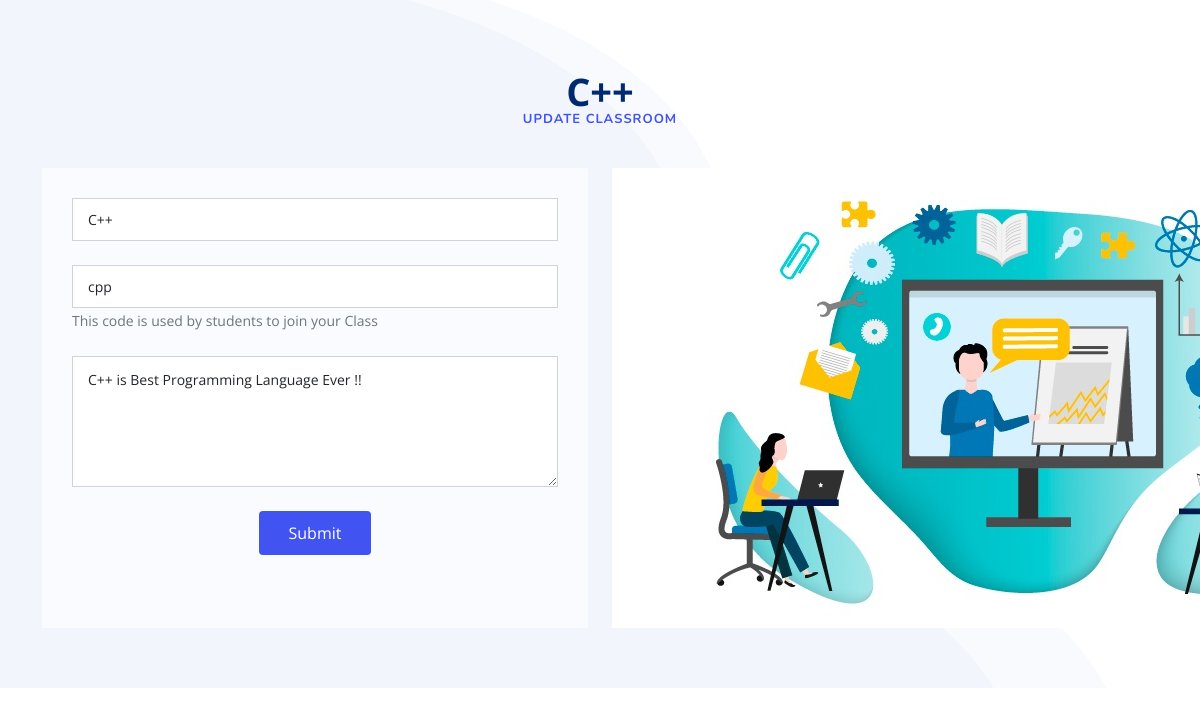
Page /1/update_class (signed in) on the earlier database version.
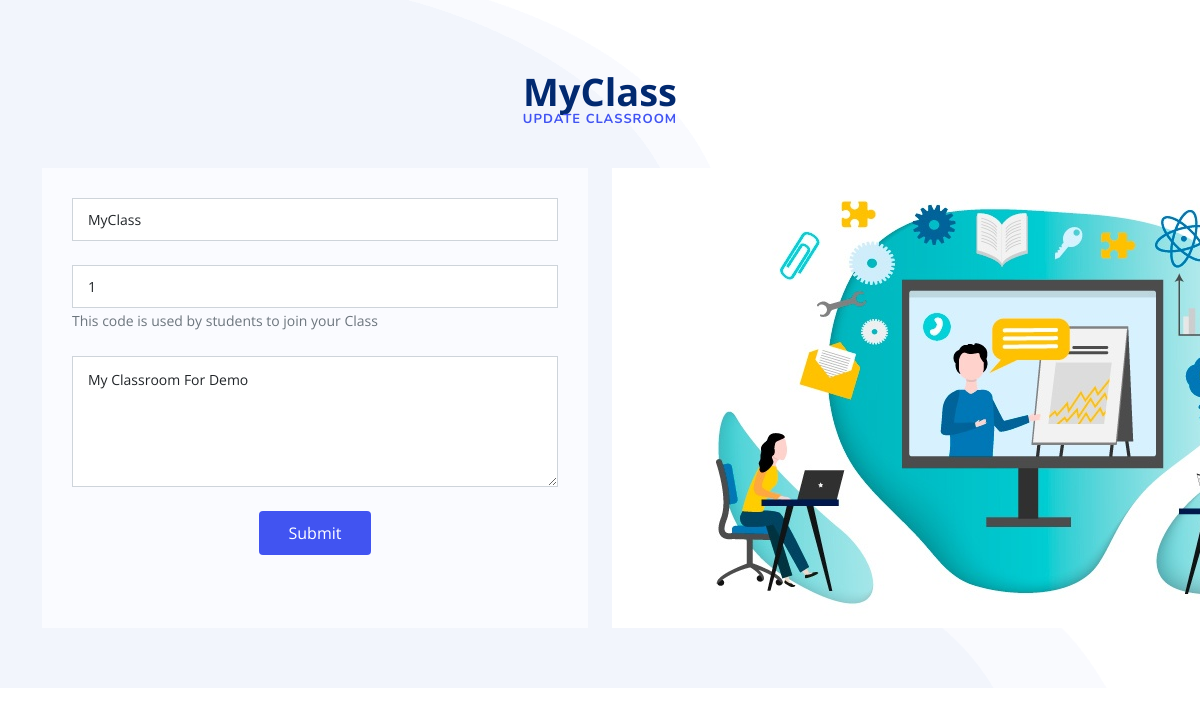
Same page on the later database version.
### Classroom/models.py (models this page shows)
class Classroom(models.Model):
	owner = models.ForeignKey(User, on_delete=models.CASCADE) # Teacher
	name = models.CharField(max_length=255) # class name
	code = models.CharField(max_length=5, unique=True) # code for students to join
	desc = models.CharField(max_length=255, blank=True) # class Description for optional
	def __str__(self):
		return self.name

### Classroom/views/Teachers.py (the view)
# urls.py: path('<int:class_id>/update_class', Teachers.update_class, name='update_class'),
@login_required(login_url='login')
@teacher_required
def update_class(request, class_id):
	room = get_object_or_404(Classroom, pk=class_id)
	if request.method == "POST":
		form = CreateClassForm(request.POST, instance=room)
		if form.is_valid():
			form.save()
			messages.success(request, '{} Class is Updated'.format(room))
			return redirect('view_class', class_id)
		else:
			messages.error(request, form.errors)
	else:
		form = CreateClassForm(instance=room)
	return render(request, 'teachers/create_class.html', {'form': form, 'room':room})

### Classroom/forms.py
class CreateClassForm(forms.ModelForm):
    class Meta:
        model = Classroom
        fields= ('name', 'code', 'desc')
        widgets={
        'name':forms.TextInput(attrs={'class':'form-control','placeholder':'Classroom Name'}),
        'desc':forms.Textarea(attrs={ 'rows': 5, 'class':'form-control','placeholder':'Description'}),
        'code':forms.TextInput(attrs={'class':'form-control','placeholder':'Unique Code'})
        }

### templates/teachers/create_class.html (shortened to what this page needs)
{% extends 'base.html' %}
{% load static %}
{% block header %}
	<header id="header" class="header fixed-top">
	</header>
{% endblock %}
{% block main %}
    <section id="contact" class="contact" style="background-image: url('{% static 'assets/img/hero-bg.png' %}');">
      <div class="container" data-aos="fade-up">
        <header class="section-header">
          {% if room %}
            <p>{{room}}</p>
            <h2>Update Classroom</h2>
          {% else %}
            <h2>Create</h2>
            <p>Create Classroom</p>
          {% endif %}
        </header>
        <div class="row gy-4">
          <div class="col-lg-6">
            <form  method="post" class="php-email-form">
              <div class="row gy-4">
                <div class="col-md-12">
                  {{ form.name }}
                </div>
                <div class="col-md-12">
                  {{ form.code }}
                  <small id="emailHelp" class="form-text text-muted">This code is used by students to join your Class</small>
                </div>
                <div class="col-md-12">
                  {{ form.desc }}
                </div>
                <div class="col-md-12 text-center">
                  <button type="submit">Submit</button>
                </div>
              </div>
            </form>
          </div>
         	<div class="col-lg-6">
            <div class="row gy-4">
              <div class="col-md-6">
              	<img src="{% static 'assets/img/OnlineClass.jpg' %}">
              </div>
            </div>
          </div>
        </div>
      </div>
    </section>
{% endblock %}

Differences in the rows shown:
changed Classroom: name "C++" → "MyClass"; code "cpp" → "1"; desc "C++ is Best Programming Language Ever !!" → "My Classroom For Demo"
